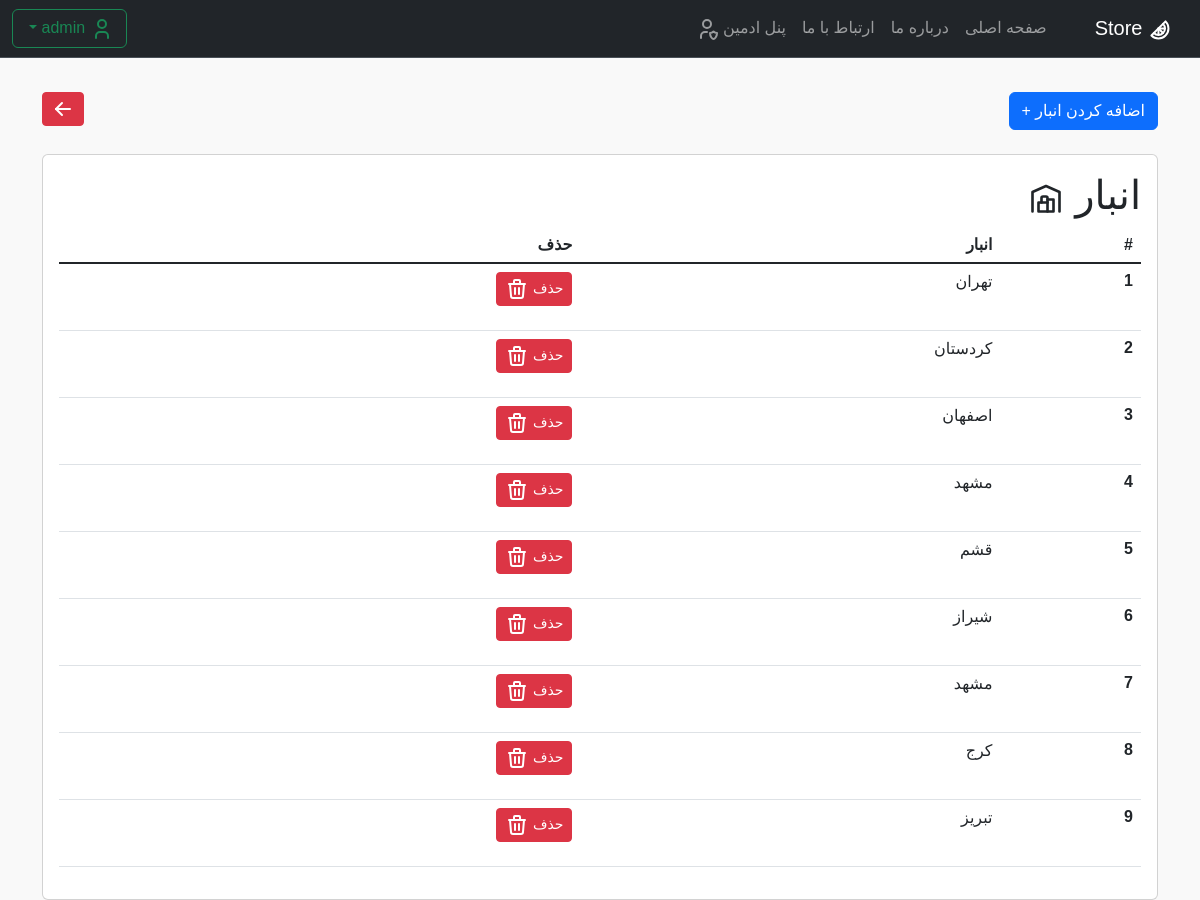
The app's page /panel/list-inventory-city/ (signed in), older data.
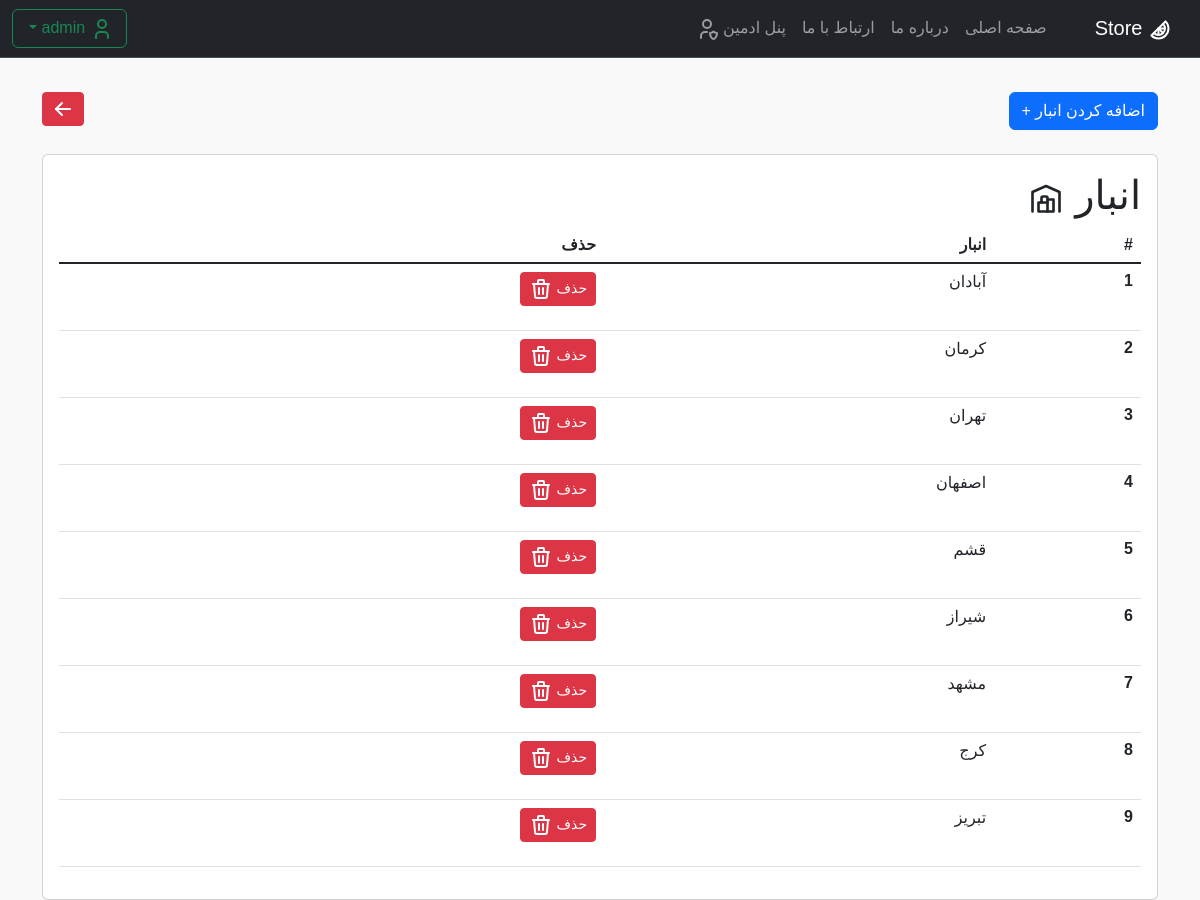
The same page, newer data.
### products/models.py (models this page shows, shortened)
class Inventory(models.Model):
    inventoryId = models.AutoField(primary_key=True)
    cityId = models.ForeignKey(City, on_delete=models.CASCADE)

class City(models.Model):
    TYPE_CHOICES = (
        ("آبادان", "آبادان"),
        ("بوشهر", "بوشهر"),
        ("تهران", "تهران"),
        ("کرج", "کرج"),
        ("تبریز", "تبریز"),
        ("مشهد", "مشهد"),
        ("اصفهان", "اصفهان"),
        ("شیراز", "شیراز"),
        ("قم", "قم"),
        ("قشم", "قشم"),
        ("کرمان", "کرمان"),
        ("کردستان", "کردستان"),
    )
    name = models.CharField(max_length=50, choices=TYPE_CHOICES)
    def __str__(self):
        return f"{self.name}"

### pages/views.py (the view)
# urls.py: path('panel/list-inventory-city/', List_city_Inventory.as_view(), name='list_cit_inv'),
class List_city_Inventory(ListView):
    model = Inventory
    template_name = 'admin/list_inventory.html'
    context_object_name = 'list_invcity'
    ordering = ['-inventoryId']
    def dispatch(self, request, *args, **kwargs):
        if not request.user.is_superuser:
            return HttpResponseForbidden("<b><h2>دسترسی ممنوع است</h2></b><h4> .فقط مدیر سایت میتواند وارد شود</h4>")
        return super().dispatch(request, *args, **kwargs)

### templates/admin/list_inventory.html (shortened to what this page needs)
{% extends 'base.html' %}
{% block content %}
<br>
<button type="submit" class="btn btn-danger btn-sm" style="float:left"><a class="nav-link active"
                                                                          href="{% url 'list_inv' %}">
</a></button>
<button type="button" class="btn btn-primary btn">
    <a class="nav-link active" href="{% url 'add_city_inv' %}"> اضافه کردن انبار +</a>
</button>
<br>
<br>
<div class="card">
    <div class="card-body">
        <h1>انبار
        </h1>
        <table class="table table-hover">
            <thead>
            <tr>
                <th scope="col">#</th>
                <th scope="col">انبار</th>
                <th scope="col">حذف</th>
            </tr>
            </thead>
            <tbody class="table-group-divider">
            {% for i in list_invcity %}
            <tr>
                <th scope="row">{{ forloop.counter }}</th>
                <td>{{i.cityId}}</td>
                <td>
                    <form method="post" action="{% url 'delete-inv_city' i.pk %}">
                        <button type="submit" class="btn btn-danger btn-sm">حذف
                        </button>
                    </form>
                </td>
            </tr>
            {% endfor %}
            </tbody>
        </table>
    </div>
</div>
{% endblock %}

Row changes from the older to the newer data that the page shows:
removed Inventory: cityId "کردستان"
removed Inventory: cityId "مشهد"
added Inventory: cityId "آبادان"
added Inventory: cityId "کرمان"
